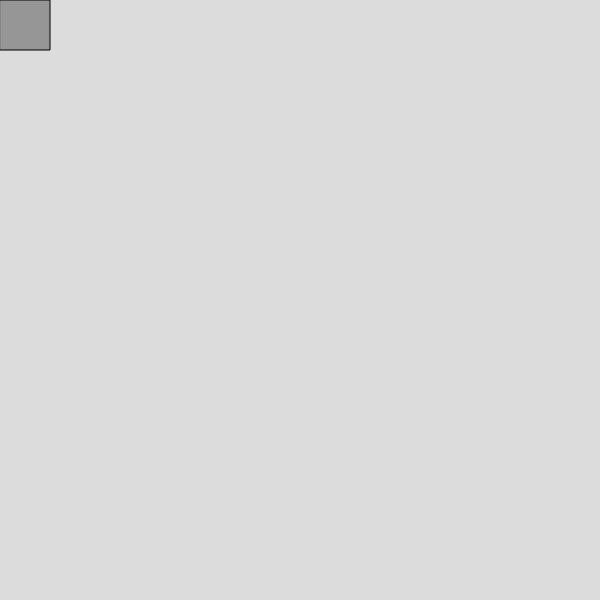
Frame 1 (no input)
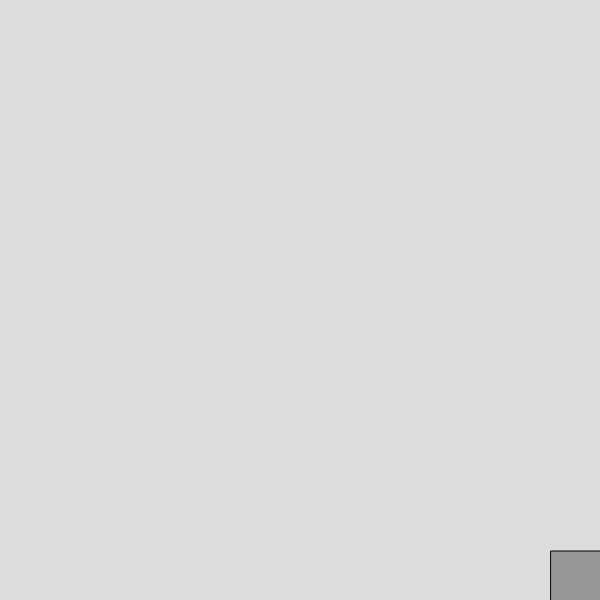
Frame 60 (no input)
Frame 120 (the mouse pressed at the canvas centre since frame 60): identical to frame 60, image omitted

The p5.js sketch that drew these frames (run headless with seeded random() and noise() and a simulated clock; from frame 60 on, the mouse is pressed at the canvas centre):

// p5.js sketch
// ── sketch.js
// State Variable Challenge 
// Lucas F.
// Oct 6, 2025
let x = 0;
let y = 0; 


function setup() {
  createCanvas(600, 600);
  
}

function draw() {
  background(220);
  drawShape();
}

function drawShape(){
  // draw square
  fill(150)
  square(x, y, 50);

  // movement 
  for(x = 0; x <= width-50; x++){

  }
  for(y = 0; y <= height-50; y++){}
}
